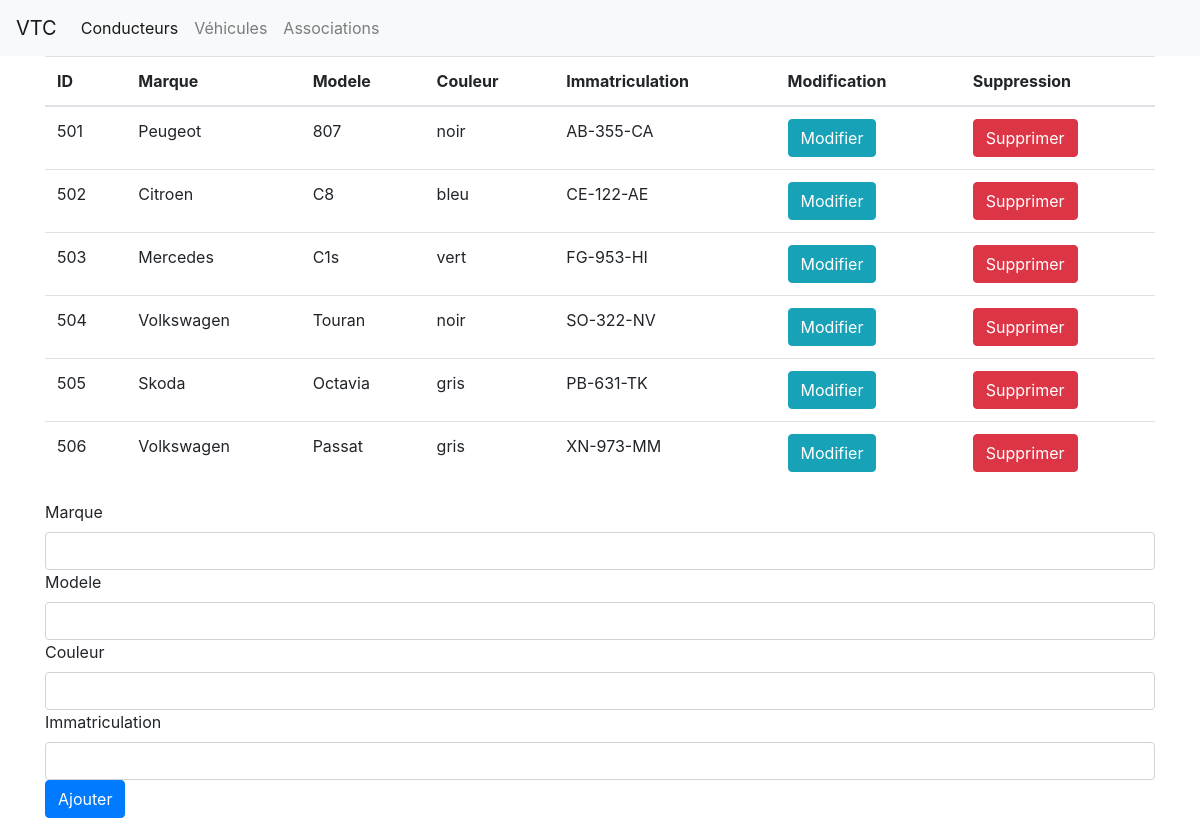
/index.php/vehicule/ajout, run on the app's committed database.
### tables this page shows
CREATE TABLE `vehicule` (
  `id_vehicule` int(10) UNSIGNED NOT NULL,
  `marque` varchar(255) NOT NULL,
  `modele` varchar(255) NOT NULL,
  `couleur` varchar(255) NOT NULL,
  `immatriculation` varchar(255) NOT NULL
);

### src/Controller/VehiculeController.php (called while the page is built, shortened)
<?php
class VehiculeController
{
    public function ajout()
    {
        $vehicules = Vehicule::findAll();
        require __DIR__.'/../../views/vehicule_ajout.php';
    }
}

### autoload.php (called while the page is built, shortened)
<?php
spl_autoload_register(function ($class) {
    $class = str_replace('\\', DIRECTORY_SEPARATOR, $class);
});

### src/Model/Model.php (called while the page is built, shortened)
<?php
abstract class Model
{
    private static $db;
    public static function getDb()
    {
        if (null === self::$db) {
            self::$db = new \PDO('mysql:host=localhost;dbname=vtc_2', self::USER, '', [
                \PDO::ATTR_ERRMODE => \PDO::ERRMODE_WARNING,
            ]);
        }
        return self::$db;
    }
    public static function findAll()
    {
        $table = strtolower(substr(strrchr(get_called_class(), '\\'), 1));
        $sql = "SELECT * FROM $table";
        return self::getDb()
            ->query($sql)
            ->fetchAll(\PDO::FETCH_OBJ);
    }
}

### views/vehicule_ajout.php (the view, shortened to what this page needs)
<?php
require 'partials/header.php'; ?>
<div class="container">
    <table class="table">
        <thead>
            <th>ID</th>
            <th>Marque</th>
            <th>Modele</th>
            <th>Couleur</th>
            <th>Immatriculation</th>
            <th>Modification</th>
            <th>Suppression</th>
        </thead>
        <tbody>
            <?php foreach ($vehicules as $vehicule) { ?>
                <tr>
                    <td><?= $vehicule->id_vehicule; ?></td>
                    <td><?= $vehicule->marque; ?></td>
                    <td><?= $vehicule->modele; ?></td>
                    <td><?= $vehicule->couleur; ?></td>
                    <td><?= $vehicule->immatriculation; ?></td>
                    <td>
                        <button type="button" class="btn btn-info" data-toggle="modal" data-target="#editModal-<?= $vehicule->id_vehicule; ?>">Modifier</button>
                    </td>
                    <td>
                        <button
                            type="button"
                            class="btn btn-danger"
                            data-toggle="modal"
                            data-target="#deleteModal"
                            data-id="<?= $vehicule->id_vehicule; ?>"
                            data-vehicule="<?= htmlspecialchars(json_encode($vehicule), ENT_QUOTES); ?>"
                        >
                            Supprimer
                        </button>
                    </td>
                </tr>
            <?php } ?>
        </tbody>
    </table>
    <form method="POST" action="">
        <label for="">Marque</label>
        <input type="text" name="marque" class="form-control">
        <label for="">Modele</label>
        <input type="text" name="modele" class="form-control">
        <label for="">Couleur</label>
        <input type="text" name="couleur" class="form-control">
        <label for="">Immatriculation</label>
        <input type="text" name="immatriculation" class="form-control">
        <button class="btn btn-primary">Ajouter</button>
    </form>
</div>
<?php require 'partials/footer.php';

### index.php (shortened to what this page needs)
<?php
require 'autoload.php';
$scriptName = '/'.basename($_SERVER['SCRIPT_NAME']);
$base = str_replace($scriptName, '', $_SERVER['SCRIPT_NAME']);
$url = str_replace([$scriptName, $base], '', $_SERVER['REQUEST_URI']);
$url = strtok($url, '?');
if ('/vehicule/ajout' === $url) {
    $controller = new Controller\VehiculeController();
    $controller->ajout();
}

### partials/header.php (shortened to what this page needs)
<!DOCTYPE html>
<html lang="fr">
<head>
    <link rel="stylesheet" href="https://stackpath.bootstrapcdn.com/bootstrap/4.5.2/css/bootstrap.min.css">
</head>
    <body>
        <nav class="navbar navbar-expand-lg navbar-light bg-light">
            <a class="navbar-brand" href="/vtc/">VTC</a>
            <div class="collapse navbar-collapse" id="navbarNav">
                <ul class="navbar-nav">
                    <li class="nav-item active">
                        <a class="nav-link" href="/vtc/conducteur_ajout.php">Conducteurs</a>
                    </li>
                    <li class="nav-item">
                        <a class="nav-link" href="/vtc/index.php/vehicule/ajout">Véhicules</a>
                    </li>
                    <li class="nav-item">
                        <a class="nav-link" href="/vtc/association.php">Associations</a>
                    </li>
                </ul>
            </div>
        </nav>

### partials/footer.php (shortened to what this page needs)
    </body>
</html>

### data on the page
vehicule: id_vehicule "501", marque "Peugeot", modele "807", couleur "noir", immatriculation "AB-355-CA"
vehicule: id_vehicule "502", marque "Citroen", modele "C8", couleur "bleu", immatriculation "CE-122-AE"
vehicule: id_vehicule "503", marque "Mercedes", modele "C1s", couleur "vert", immatriculation "FG-953-HI"
vehicule: id_vehicule "504", marque "Volkswagen", modele "Touran", couleur "noir", immatriculation "SO-322-NV"
vehicule: id_vehicule "505", marque "Skoda", modele "Octavia", couleur "gris", immatriculation "PB-631-TK"
vehicule: id_vehicule "506", marque "Volkswagen", modele "Passat", couleur "gris", immatriculation "XN-973-MM"
